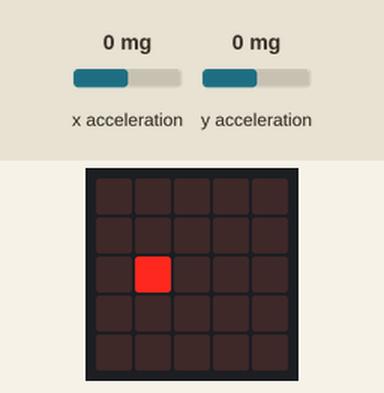
This program was run on a simulated BBC micro:bit running MicroPython. Shown: the board's 5×5 LED display. The inputs (shaded band) are chosen by the test bench; at power-on: x acceleration 0 mg, y acceleration 0 mg. The 48×5 strip is a reading aid, not a part: it shows the text the display is scrolling, unrolled, one strip-width of it at a time.

Above: at 7.53 s.
7.9 s: x acceleration set to -1440 mg
At 8.08 s:
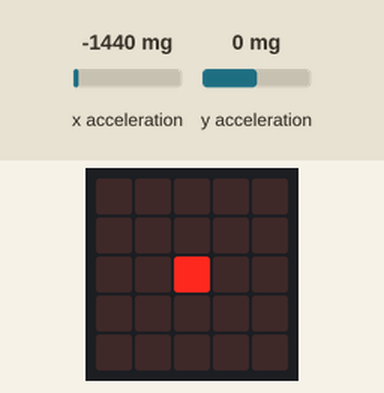
At 9.1 s:
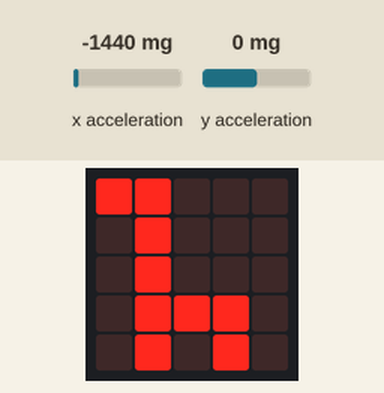

Measured:
- after the input at 7.9 s, the display: first differs from a run without the input after 0.24 s (image 2 shows a later state)

The program:

dinosaur-detector.py
```python
from microbit import *

sleep_time = 200
warning_time = 5000


class Pinger:

    def __init__(self):
        self.direction = 1
        self.x = 2
        self.y = 2

    def update(self):
        display.set_pixel(self.x, self.y, 0)

        lhs = 0
        rhs = 4

        if self.x >= rhs:
            self.x = rhs
            self.direction = -self.direction
        elif self.x <= lhs:
            self.x = lhs
            self.direction = -self.direction

        self.x += self.direction
        display.set_pixel(self.x, self.y, 9)


class DinosaurDetector:

    def __init__(self):
        self.horizontal_start = 0
        self.vertical_start = 0
        self.reset()

    def dinosaur_detected(self):
        horizontal_now = accelerometer.get_x()
        vertical_now = accelerometer.get_y()

        return (
            self.horizontal_start != horizontal_now
            or self.vertical_start != vertical_now
        )

    def reset(self):
        self.horizontal_start = accelerometer.get_x()
        self.vertical_start = accelerometer.get_y()


display.scroll("Dino Detector", delay=100)

detector = DinosaurDetector()
pinger = Pinger()

glass1 = Image("00000:00000:00900:00000:00000")
glass2 = Image("00000:00900:09090:00900:00000")
glass3 = Image("09990:90009:90009:90009:09990")
glass4 = Image("09090:90009:00000:90009:09090")
ripple_animation = [glass1, glass2, glass3, glass4, glass3, glass2, glass1]

while True:

    pinger.update()
    sleep(sleep_time)

    if detector.dinosaur_detected():
        detector.reset()
        display.show(ripple_animation, delay=100)
        display.show(Image.GIRAFFE)
        sleep(warning_time)
        display.clear()
```
